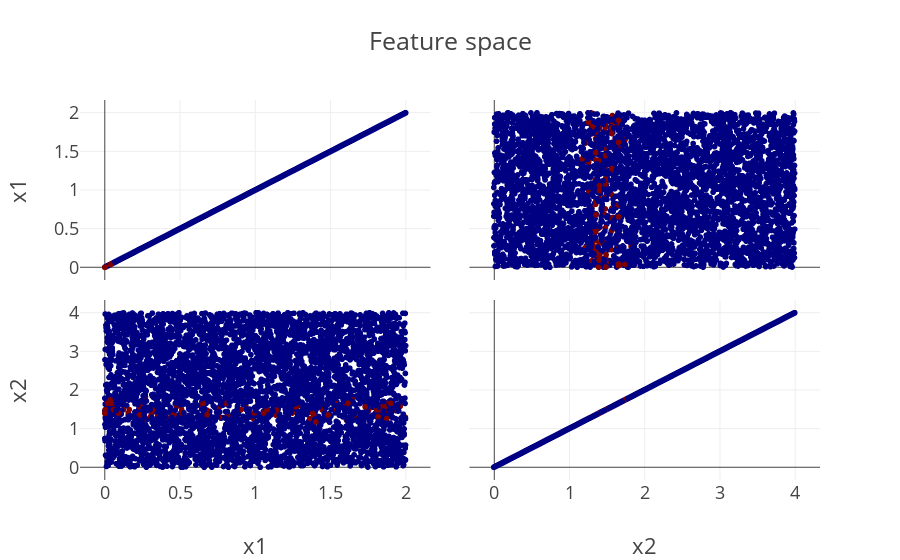

The cell this chart's notebook holds for it:
### Markdown cell above
### Feature space
The graph below shows a uniform distribution of points from the input space

### Code cell
ndf, dl, dc, ndr = pg.fast_non_dominated_sorting(y.values)
X_ndf = X.copy()
X_ndf['ndf'] = 0
X_ndf.loc[ndf[0],['ndf']] = 1
px.scatter_matrix(X_ndf, template="presentation" , dimensions=list(X.columns), color='ndf', color_continuous_scale='Jet', title="Feature space").update_layout(coloraxis_showscale=False)

### Figure 1 — Plotly figure (JSON) as saved in the notebook; plotly's stock layout.template omitted (floating-point values rounded to 4 significant figures; data arrays with more than 128 entries replaced by an {"elided": "..."} marker saying what was removed)
{"data": [{"dimensions": [{"axis": {"matches": true}, "label": "x1", "values": {"elided": "5000 float values"}}, {"axis": {"matches": true}, "label": "x2", "values": {"elided": "5000 float values"}}], "hoverlabel": {"namelength": 0}, "hovertemplate": "%{xaxis.title.text}=%{x}<br>%{yaxis.title.text}=%{y}<br>ndf=%{marker.color}", "legendgroup": "", "marker": {"color": {"elided": "5000 int values"}, "coloraxis": "coloraxis", "symbol": "circle"}, "name": "", "showlegend": false, "type": "splom"}], "layout": {"autosize": true, "coloraxis": {"colorbar": {"title": {"text": "ndf"}}, "colorscale": [[0, "rgb(0,0,131)"], [0.2, "rgb(0,60,170)"], [0.4, "rgb(5,255,255)"], [0.6, "rgb(255,255,0)"], [0.8, "rgb(250,0,0)"], [1, "rgb(128,0,0)"]], "showscale": false}, "dragmode": "select", "legend": {"tracegroupgap": 0}, "title": {"text": "Feature space"}, "xaxis": {"autorange": true, "range": [-0.1593, 2.158], "type": "linear"}, "xaxis2": {"autorange": true, "range": [-0.3193, 4.319], "type": "linear"}, "yaxis": {"autorange": true, "range": [-0.1593, 2.158], "type": "linear"}, "yaxis2": {"autorange": true, "range": [-0.3193, 4.319], "type": "linear"}}}
